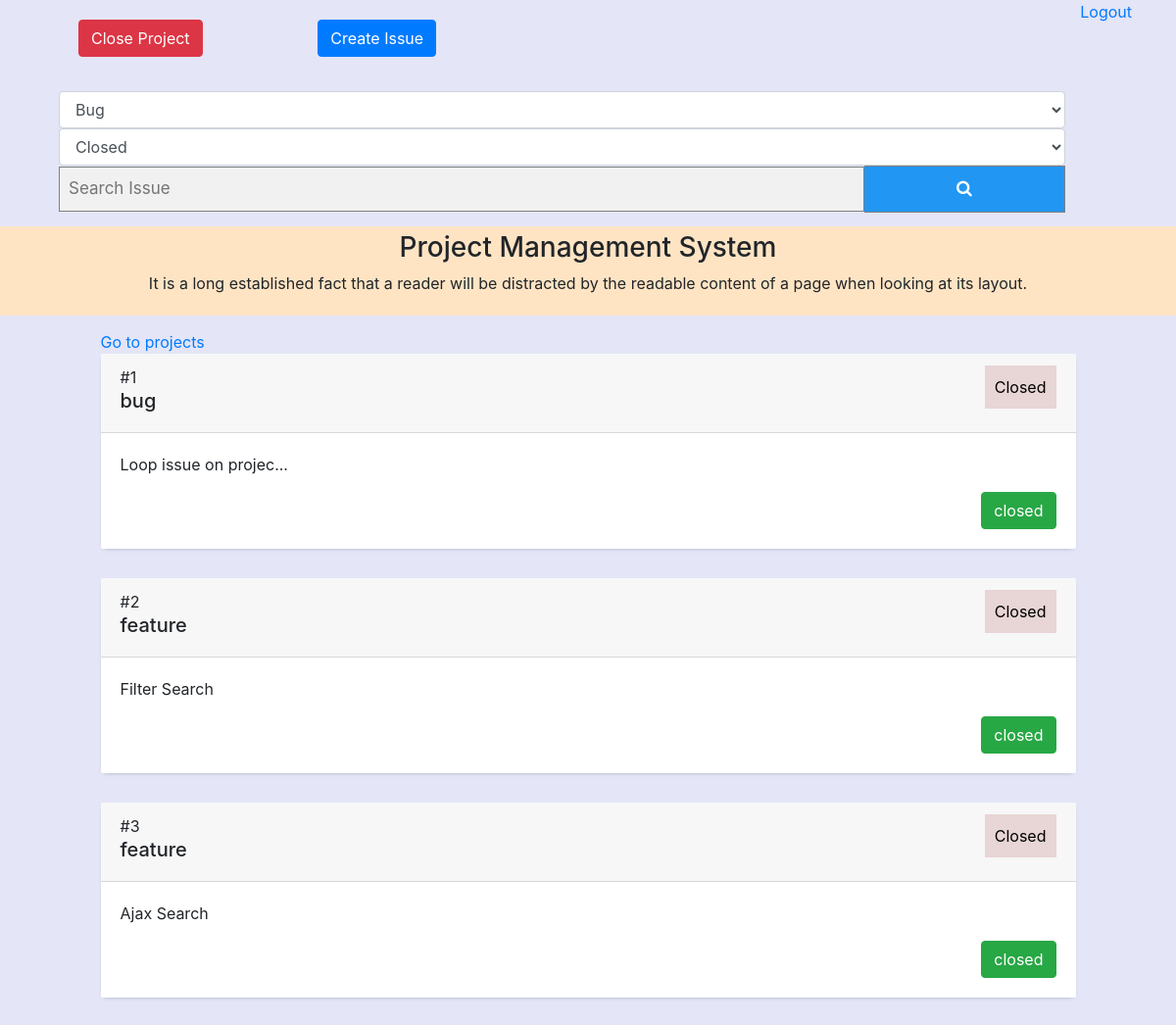
Screenshot of /project-details/7 with the database file from the repository.
### tables this page shows
CREATE TABLE `projects` (
  `pro_id` int(11) NOT NULL,
  `pro_name` text NOT NULL,
  `pro_description` text NOT NULL,
  `pro_status` text NOT NULL
);

CREATE TABLE `issues` (
  `iss_id` int(11) NOT NULL,
  `project_id` int(11) NOT NULL,
  `iss_tracker` text NOT NULL,
  `iss_description` text NOT NULL,
  `status` int(11) NOT NULL
);

### application/controllers/Projects.php (called while the page is built, shortened)
<?php
class Projects Extends CI_Controller{
public function viewProjectDetails($id){
  $result['projects'] = $this->db->where('pro_id',$id)->get('projects')->row();
  $result['issues'] = $this->db->where('project_id',$id)->get('issues')->result();
  $this->load->view('admin/project-details',$result);
}
}
?>

### index.php (called while the page is built, shortened)
<?php
require_once BASEPATH.'core/CodeIgniter.php';

### application/views/admin/project-details.php (the view, shortened to what this page needs)
<!DOCTYPE html>
<html>
<head>
<link rel="stylesheet" href="https://maxcdn.bootstrapcdn.com/bootstrap/4.0.0/css/bootstrap.min.css">
<link rel="stylesheet" href="https://cdnjs.cloudflare.com/ajax/libs/font-awesome/4.7.0/css/font-awesome.min.css">
<link rel="stylesheet" href="<?php echo THEME_URL; ?>assets/css/style.css">
</head>
<body>
<div class="container">
                  <a style="float:right;" href="<?php echo base_url('logout'); ?>">Logout</a>
  <div class="row d-flex align-items-center">
<div class="col-md-3 d-inline-block">
     <a class="btn btn-danger white" href="<?php echo base_url('close-project/'.$projects->pro_id); ?>" style="color:white; float-right;margin:20px;"><i class="icon-expand-alt"></i>
   Close Project</a>
  </div>
<div class="col-md-3 d-inline-block">
     <a class="btn btn-primary white" href="<?php echo base_url('create-issue/'.$projects->pro_id); ?>" style="color:white; float-right;"><i class="icon-expand-alt"></i>
   Create Issue</a>
  </div>
  <div class="col-md-12 d-inline-block">
     <form class="example" method="post" action="<?php echo base_url('search-issue/'.$projects->pro_id); ?>" style="margin:auto; margin-top:15px;">
      <select class="form-control" name="tracker">
    <option value="bug">Bug</option>
      </select>
     <select class="form-control" name="status">
  <option value="0">Closed</option>
      </select>
      <input type="text" placeholder="Search Issue" name="keyword">
     <button type="submit"><i class="fa fa-search" aria-hidden="true"></i>
</i></button>
    </form>
  </div>
  </div>
  </div>
 <div style="margin: 0 auto; text-align: center; background: bisque;padding: 5px;margin-bottom: 15px;}">
<h3><?php echo $projects->pro_name; ?></h3>
 <p><?php echo $projects->pro_description; ?></p>
</div>
  <div class="row">
                           <div class="col-lg-1"></div>
                            <div class="col-lg-10">
                      <a href="<?php echo base_url('projects-list') ?>">Go to projects</a>
                       <?php
                       $i = 0;
                       foreach ($issues as $key => $value) {
                       $i++;
                        ?>
            <?php $status = $value->status; ?>
                                <div class="card">
                                    <div class="card-header">
                                      <span>#<?php echo $i; ?></span>
                                      <span style="float:right; background:#e8d5d5; color:black; padding:10px;">   <?php if($status == '1') { echo 'Open'; } else { echo 'Closed' ;} ?></span>
                                        <h5><?php echo $value->iss_tracker;  ?></h5>
                                    </div>
                                    <div class="card-body">
                                      <p><?php  $desc = $value->iss_description;
                    $out = strlen($desc) > 20 ? substr($desc,0,20)."..." : $desc;
                    echo $out;
 ?></p>
                                   <?php if($status == '1') { ?>
                                      <a href="<?php echo base_url('close-issue/'.$value->iss_id); ?>" class="btn btn-danger" style="float: right;">Close</a>
                                      <a class="btn btn-info" href="<?php echo base_url('edit-issue/'.$value->iss_id); ?>" style="float: right;margin-right: 12px;">Edit</a>
                                   <?php } else { ?>
                                       <a class="btn btn-success" style="float: right; color:white;">closed</a>
                                   <?php } ?>
                                    </div>
                                </div>
                     <?php  } ?>
                            </div>
                        </div>
</body>
</html>

### themes/assets/css/style.css (style rules this page uses)
body { background-color: rgb(228, 229, 247); }
a { text-decoration: none; }
.white { color:white; }
form.example input[type=text] { padding: 9px; font-size: 17px; border: 1px solid grey; float: left; width: 80%; background: #f1f1f1; border-radius: 0px; margin-top: 1px; }
form.example button { float: left; width: 20%; padding: 10px; background: #2196F3; color: white; font-size: 17px; border: 1px solid grey; border-left: none; cursor: pointer; }
form.example::after { content: ""; clear: both; display: table; }
* { box-sizing: border-box; }
.card { border-radius: 2px; box-shadow: 0 2px 5px -4px #455a64; border: none; margin-bottom: 30px; transition: all 0.5s ease-in-out; }

### application/views/admin/project-details.php (style rules this page uses)
input[type="text"], input[type="password"] { padding: 15px 20px; margin-top: 8px; margin-bottom: 15px; border: 1px solid #ccc; border-radius: 8px; box-sizing: border-box; }

### rows the page displays
projects: pro_name "Project Management System", pro_description "It is a long established fact that a reader will be distracted by the readable content of a page when looking at its layout."
issues: status "Closed", iss_tracker "bug", iss_description "Loop issue on projec..."
issues: status "Closed", iss_tracker "feature", iss_description "Filter Search"
issues: status "Closed", iss_tracker "feature", iss_description "Ajax Search"
